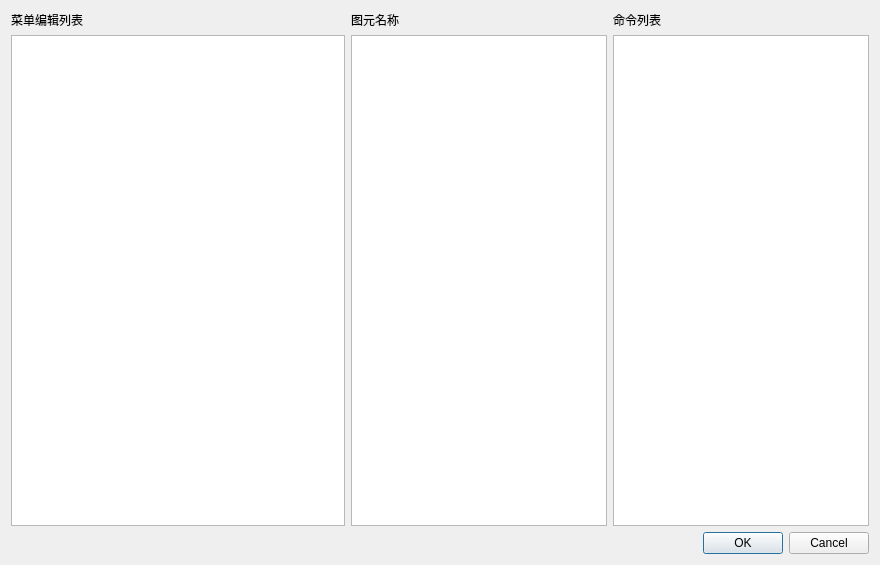
<?xml version="1.0" encoding="UTF-8"?>
<ui version="4.0">
 <class>MenuMgrBase</class>
 <widget class="QDialog" name="MenuMgrBase">
  <property name="geometry">
   <rect>
    <x>0</x>
    <y>0</y>
    <width>880</width>
    <height>565</height>
   </rect>
  </property>
  <property name="windowTitle">
   <string>菜单编辑器</string>
  </property>
  <layout class="QGridLayout" name="gridLayout_2">
   <item row="0" column="0">
    <widget class="QLabel" name="label_7">
     <property name="text">
      <string>菜单编辑列表</string>
     </property>
    </widget>
   </item>
   <item row="0" column="1">
    <widget class="QLabel" name="label_5">
     <property name="text">
      <string>图元名称</string>
     </property>
    </widget>
   </item>
   <item row="0" column="2">
    <widget class="QLabel" name="label_3">
     <property name="text">
      <string>命令列表</string>
     </property>
    </widget>
   </item>
   <item row="1" column="0">
    <widget class="QTreeView" name="treeView1">
     <property name="toolTip">
      <string/>
     </property>
     <property name="whatsThis">
      <string/>
     </property>
     <property name="styleSheet">
      <string notr="true"/>
     </property>
    </widget>
   </item>
   <item row="1" column="1" colspan="2">
    <layout class="QGridLayout" name="gridLayout">
     <item row="0" column="0">
      <widget class="QTreeView" name="treeView2"/>
     </item>
     <item row="0" column="1">
      <widget class="QTableView" name="tableView"/>
     </item>
    </layout>
   </item>
   <item row="2" column="1" colspan="2">
    <widget class="QDialogButtonBox" name="buttonBox">
     <property name="orientation">
      <enum>Qt::Horizontal</enum>
     </property>
     <property name="standardButtons">
      <set>QDialogButtonBox::Cancel|QDialogButtonBox::Ok</set>
     </property>
    </widget>
   </item>
  </layout>
 </widget>
 <layoutdefault spacing="6" margin="11"/>
 <resources/>
 <connections>
  <connection>
   <sender>buttonBox</sender>
   <signal>accepted()</signal>
   <receiver>MenuMgrBase</receiver>
   <slot>accept()</slot>
   <hints>
    <hint type="sourcelabel">
     <x>248</x>
     <y>254</y>
    </hint>
    <hint type="destinationlabel">
     <x>157</x>
     <y>274</y>
    </hint>
   </hints>
  </connection>
  <connection>
   <sender>buttonBox</sender>
   <signal>rejected()</signal>
   <receiver>MenuMgrBase</receiver>
   <slot>reject()</slot>
   <hints>
    <hint type="sourcelabel">
     <x>316</x>
     <y>260</y>
    </hint>
    <hint type="destinationlabel">
     <x>286</x>
     <y>274</y>
    </hint>
   </hints>
  </connection>
 </connections>
</ui>
